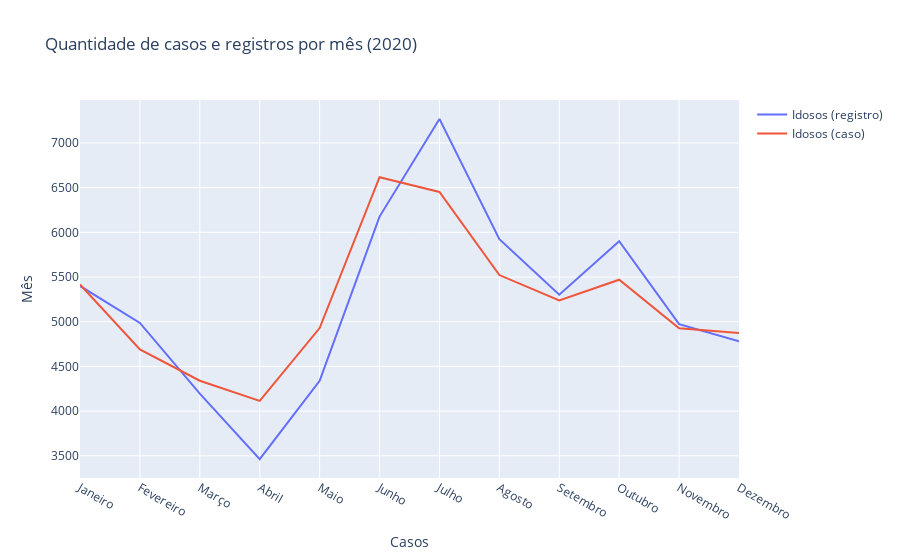

Notebook code for this chart:
### Markdown cell above
##### Segundo gráfico de linhas.

### Code cell
fig_line2 = go.Figure()

fig_line2.add_trace(go.Scatter(x = df_line['mes'], y = df_line['idosos'], mode = 'lines', name = 'Idosos (registro)')) # Linha da quantidade de registros por mês
fig_line2.add_trace(go.Scatter(x = df_line2['mes_fato'], y = df_line2['idosos'], mode = 'lines', name = 'Idosos (caso)')) # Linha da quantidade de ocorrência do fato por mês

fig_line2.update_layout(
    title = 'Quantidade de casos e registros por mês (2020)',
    xaxis_title = 'Casos',
    yaxis_title = 'Mês'
    )

fig_line2.show()

### Figure 1 — Plotly figure (JSON) as saved in the notebook; plotly's stock layout.template omitted (floating-point values rounded to 4 significant figures)
{"data": [{"mode": "lines", "name": "Idosos (registro)", "type": "scatter", "x": ["Janeiro", "Fevereiro", "Março", "Abril", "Maio", "Junho", "Julho", "Agosto", "Setembro", "Outubro", "Novembro", "Dezembro"], "y": [5400, 4986, 4196, 3463, 4339, 6176, 7269, 5923, 5303, 5901, 4973, 4782]}, {"mode": "lines", "name": "Idosos (caso)", "type": "scatter", "x": ["Janeiro", "Fevereiro", "Março", "Abril", "Maio", "Junho", "Julho", "Agosto", "Setembro", "Outubro", "Novembro", "Dezembro"], "y": [5417, 4691, 4340, 4114, 4929, 6617, 6452, 5522, 5238, 5470, 4927, 4875]}], "layout": {"title": {"text": "Quantidade de casos e registros por mês (2020)"}, "xaxis": {"title": {"text": "Casos"}}, "yaxis": {"title": {"text": "Mês"}}}}
